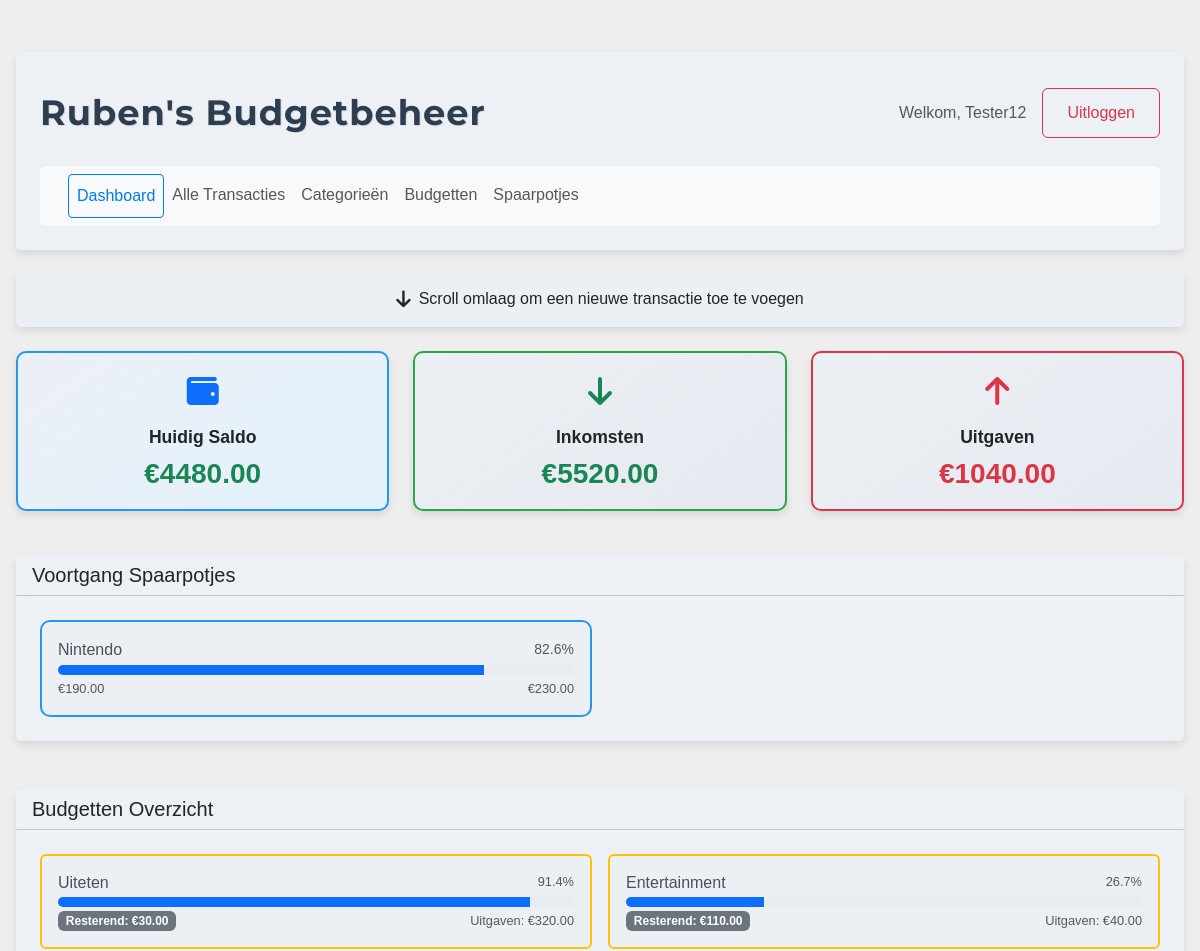
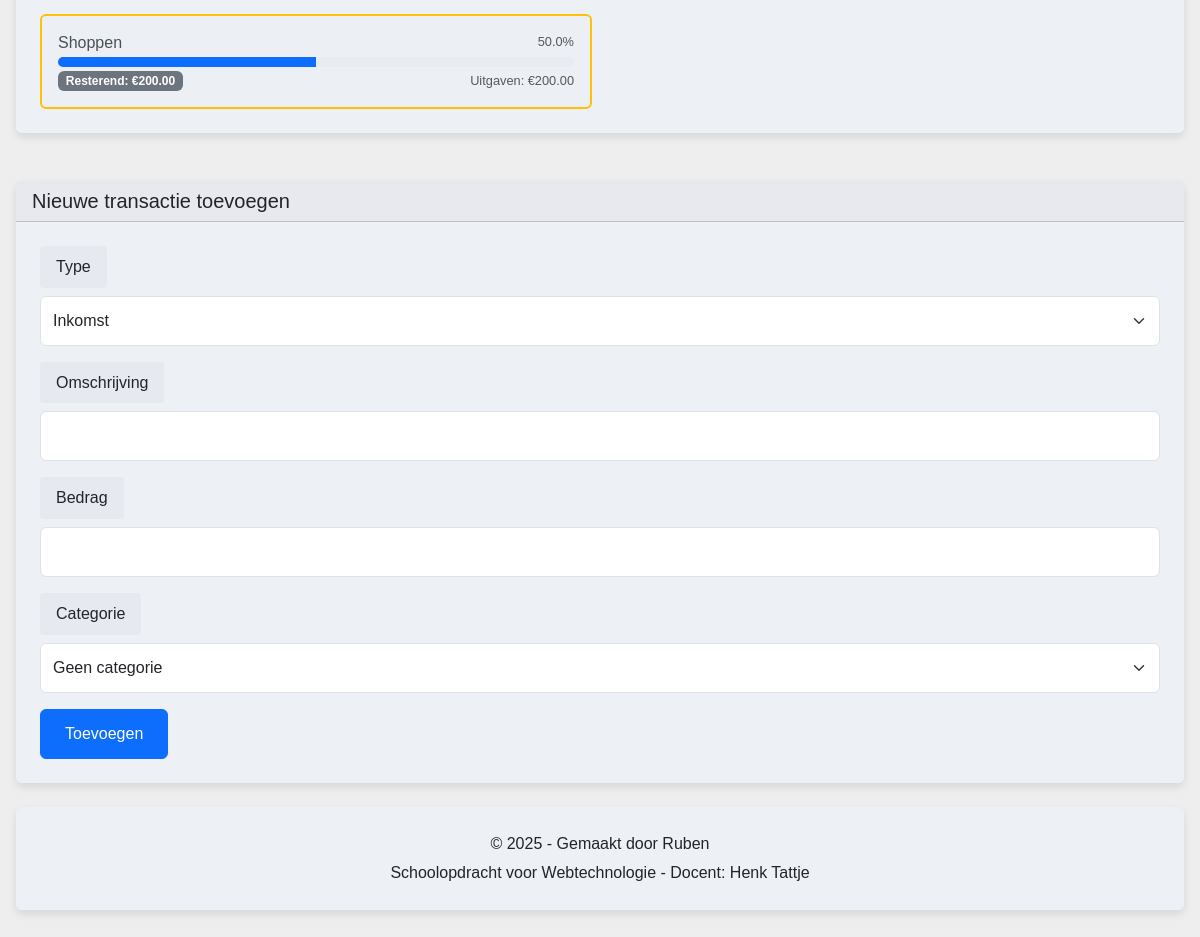
The app's page /dashboard (signed in) with its own data (2 pictures, top to bottom).
### models.py (models this page shows, shortened)
class User(db.Model):
    id = db.Column(db.Integer, primary_key=True)
    username = db.Column(db.String(80), unique=True, nullable=False)
    password_hash = db.Column(db.String(120), nullable=False)
    transacties = db.relationship('Transactie', backref='user', lazy=True)
    categorieen = db.relationship('Categorie', backref='user', lazy=True)
    budgetten = db.relationship('Budget', backref='user', lazy=True)
    spaarpotjes = db.relationship('Spaarpotje', backref='user', lazy=True)

class Spaarpotje(db.Model):
    id = db.Column(db.Integer, primary_key=True)
    naam = db.Column(db.String(100), nullable=False)
    doelbedrag = db.Column(db.Float, nullable=False)
    huidig_bedrag = db.Column(db.Float, default=0.0)
    deadline = db.Column(db.DateTime, nullable=True)
    user_id = db.Column(db.Integer, db.ForeignKey('user.id'), nullable=False)

class Categorie(db.Model):
    id = db.Column(db.Integer, primary_key=True)
    naam = db.Column(db.String(50), nullable=False)
    user_id = db.Column(db.Integer, db.ForeignKey('user.id'), nullable=False)
    transacties = db.relationship('Transactie', backref='categorie', lazy=True)  # Relatie toegevoegd

class Budget(db.Model):
    id = db.Column(db.Integer, primary_key=True)
    bedrag = db.Column(db.Float, nullable=False)
    categorie_id = db.Column(db.Integer, db.ForeignKey('categorie.id'), nullable=False)
    categorie = db.relationship('Categorie', backref='budgetten')
    user_id = db.Column(db.Integer, db.ForeignKey('user.id'), nullable=False)

### routes.py (the view)
    @app.route('/dashboard')
    @login_required
    def dashboard():
        user_id = session['user_id']
        user = User.query.get(user_id)
        transacties = Transactie.query.filter_by(user_id=user_id).all()
        categorieen = Categorie.query.filter_by(user_id=user_id).all()
        budgetten = Budget.query.filter_by(user_id=user_id).all()
        spaarpotjes = Spaarpotje.query.filter_by(user_id=user_id).all()
        spaarpotjes_voortgang = []
        for spaarpotje in spaarpotjes:
            voortgang = (spaarpotje.huidig_bedrag / spaarpotje.doelbedrag) * 100 if spaarpotje.doelbedrag > 0 else 0
            spaarpotjes_voortgang.append({
                'naam': spaarpotje.naam,
                'huidig_bedrag': spaarpotje.huidig_bedrag,
                'doelbedrag': spaarpotje.doelbedrag,
                'voortgang': voortgang
            })
        inkomsten = Transactie.query.filter_by(user_id=user_id, type='inkomst').all()
        uitgaven = Transactie.query.filter_by(user_id=user_id, type='uitgave').all()
        totaal_inkomsten = sum(t.bedrag for t in inkomsten)
        totaal_uitgaven = sum(t.bedrag for t in uitgaven)
        saldo = totaal_inkomsten - totaal_uitgaven
        budgetten_voortgang = []
        for budget in budgetten:
            uitgaven_categorie = sum(t.bedrag for t in budget.categorie.transacties if t.type == 'uitgave')
            voortgang = (uitgaven_categorie / budget.bedrag) * 100 if budget.bedrag > 0 else 0
            budgetten_voortgang.append({
                'categorie': budget.categorie.naam,
                'bedrag': budget.bedrag,
                'uitgaven': uitgaven_categorie,
                'voortgang': voortgang
            })
        form = TransactieForm()
        form.categorie_id.choices = [(0, 'Geen categorie')] + [(c.id, c.naam) for c in categorieen]
        form.spaarpotje_id.choices = [(0, 'Geen spaarpotje')] + [(s.id, s.naam) for s in spaarpotjes]
        return render_template('index.html',
                             current_user=user,
                             transacties=transacties,
                             categorieen=categorieen,
                             budgetten=budgetten,
                             spaarpotjes=spaarpotjes,
                             spaarpotjes_voortgang=spaarpotjes_voortgang,
                             budgetten_voortgang=budgetten_voortgang,
                             totaal_inkomsten=totaal_inkomsten,
                             totaal_uitgaven=totaal_uitgaven,
                             saldo=saldo,
                             form=form)

### forms.py
class TransactieForm(FlaskForm):
    type = SelectField('Type', choices=[('inkomst', 'Inkomst'), ('uitgave', 'Uitgave')], validators=[DataRequired()])
    omschrijving = StringField('Omschrijving', validators=[DataRequired(), Length(min=1, max=200)])
    bedrag = FloatField('Bedrag', validators=[DataRequired(), NumberRange(min=0)])
    categorie_id = SelectField('Categorie', coerce=int, validators=[Optional()])
    spaarpotje_id = SelectField('Spaarpotje', coerce=int, validators=[Optional()])
    submit = SubmitField('Toevoegen')

### templates/index.html (shortened to what this page needs)
<!DOCTYPE html>
<html lang="nl">
<head>
    <link href="https://cdn.jsdelivr.net/npm/bootstrap@5.3.2/dist/css/bootstrap.min.css" rel="stylesheet">
    <link rel="stylesheet" href="https://cdnjs.cloudflare.com/ajax/libs/font-awesome/6.0.0/css/all.min.css">
    <link rel="stylesheet" href="{{ url_for('static', filename='style.css') }}">
</head>
<body>
    <div class="container">
        <div class="card">
            <div class="card-body">
                <div class="d-flex justify-content-between align-items-center mb-3">
                    <h1 class="logo-text">Ruben's Budgetbeheer</h1>
                    <div class="d-flex align-items-center gap-3">
                        <span class="text-muted">Welkom, {{ current_user.username }}</span>
                        <a href="{{ url_for('logout') }}" class="btn btn-outline-danger">Uitloggen</a>
                    </div>
                </div>
                <nav class="navbar navbar-expand-lg navbar-light bg-light rounded">
                    <div class="container-fluid">
                        <div class="navbar-nav">
                            <a class="nav-link active" href="{{ url_for('dashboard') }}">Dashboard</a>
                            <a class="nav-link" href="{{ url_for('transacties') }}">Alle Transacties</a>
                            <a class="nav-link" href="{{ url_for('categorieen') }}">Categorieën</a>
                            <a class="nav-link" href="{{ url_for('budgetten') }}">Budgetten</a>
                            <a class="nav-link" href="{{ url_for('spaarpotjes') }}">Spaarpotjes</a>
                        </div>
                    </div>
                </nav>
            </div>
        </div>
        <div class="card mb-4">
            <div class="card-body scroll-message">
                <div class="d-flex align-items-center justify-content-center gap-2">
                    <i class="fas fa-arrow-down text-dark"></i>
                    <span>Scroll omlaag om een nieuwe transactie toe te voegen</span>
                </div>
            </div>
        </div>
        <div class="row g-4 mb-4">
            <div class="col-md-4">
                <div class="card balance-card current-balance">
                    <div class="card-body d-flex flex-column justify-content-center align-items-center">
                        <div class="mb-3">
                            <i class="fas fa-wallet text-primary" style="font-size: 2rem;"></i>
                        </div>
                        <h2 class="card-title">Huidig Saldo</h2>
                        <p class="display-6 {% if saldo >= 0 %}text-success{% else %}text-danger{% endif %} mb-0">
                            €{{ "%.2f"|format(saldo) }}
                        </p>
                    </div>
                </div>
            </div>
            <div class="col-md-4">
                <div class="card balance-card income">
                    <div class="card-body d-flex flex-column justify-content-center align-items-center">
                        <div class="mb-3">
                            <i class="fas fa-arrow-down text-success" style="font-size: 2rem;"></i>
                        </div>
                        <h2 class="card-title">Inkomsten</h2>
                        <p class="display-6 text-success mb-0">
                            €{{ "%.2f"|format(totaal_inkomsten) }}
                        </p>
                    </div>
                </div>
            </div>
            <div class="col-md-4">
                <div class="card balance-card expense">
                    <div class="card-body d-flex flex-column justify-content-center align-items-center">
                        <div class="mb-3">
                            <i class="fas fa-arrow-up text-danger" style="font-size: 2rem;"></i>
                        </div>
                        <h2 class="card-title">Uitgaven</h2>
                        <p class="display-6 text-danger mb-0">
                            €{{ "%.2f"|format(totaal_uitgaven) }}
                        </p>
                    </div>
                </div>
            </div>
        </div>
        {% if spaarpotjes_voortgang %}
        <div class="card mb-5">
            <div class="card-header bg-transparent">
                <h5 class="mb-0">Voortgang Spaarpotjes</h5>
            </div>
            <div class="card-body">
                <div class="row g-3">
                    {% for spaarpotje in spaarpotjes_voortgang %}
                    <div class="col-md-6">
                        <div class="savings-progress">
                            <div class="d-flex justify-content-between align-items-center mb-1">
                                <h6 class="mb-0">{{ spaarpotje.naam }}</h6>
                                <span class="text-muted small">{{ "%.1f"|format(spaarpotje.voortgang) }}%</span>
                            </div>
                            <div class="progress" style="height: 10px;">
                                <div class="progress-bar {% if spaarpotje.voortgang >= 100 %}bg-success{% else %}bg-primary{% endif %}"
                                     role="progressbar"
                                     style="width: {{ spaarpotje.voortgang }}%"
                                     aria-valuenow="{{ spaarpotje.voortgang }}"
                                     aria-valuemin="0"
                                     aria-valuemax="100">
                                </div>
                            </div>
                            <div class="d-flex justify-content-between align-items-center mt-1">
                                <small class="text-muted">€{{ "%.2f"|format(spaarpotje.huidig_bedrag) }}</small>
                                <small class="text-muted">€{{ "%.2f"|format(spaarpotje.doelbedrag) }}</small>
                            </div>
                        </div>
                    </div>
                    {% endfor %}
                </div>
            </div>
        </div>
        {% endif %}
        {% if budgetten_voortgang %}
        <div class="card mb-5">
            <div class="card-header bg-transparent">
                <h5 class="mb-0">Budgetten Overzicht</h5>
            </div>
            <div class="card-body">
                <div class="row g-3">
                    {% for budget in budgetten_voortgang %}
                    <div class="col-md-6">
                        <div class="savings-progress border border-2 border-warning rounded">
                            <div class="d-flex justify-content-between align-items-center mb-1">
                                <h6 class="mb-0">{{ budget.categorie }}</h6>
                                <small class="text-muted">{{ "%.1f"|format(budget.voortgang) }}%</small>
                            </div>
                            <div class="progress" style="height: 10px;">
                                <div class="progress-bar {% if budget.voortgang >= 100 %}bg-success{% else %}bg-primary{% endif %}"
                                     role="progressbar"
                                     style="width: {{ budget.voortgang }}%"
                                     aria-valuenow="{{ budget.voortgang }}"
                                     aria-valuemin="0"
                                     aria-valuemax="100">
                                </div>
                            </div>
                            <div class="d-flex justify-content-between align-items-center mt-1">
                                <span class="badge bg-secondary">Resterend: €{{ "%.2f"|format(budget.bedrag - budget.uitgaven) }}</span>
                                <small class="text-muted">Uitgaven: €{{ "%.2f"|format(budget.uitgaven) }}</small>
                            </div>
                        </div>
                    </div>
                    {% endfor %}
                </div>
            </div>
        </div>
        {% endif %}
        <div class="card mb-4">
            <div class="card-header">
                <h5 class="mb-0">Nieuwe transactie toevoegen</h5>
            </div>
            <div class="card-body">
                <form method="POST" action="{{ url_for('toevoegen') }}">
                    <div class="mb-3">
                        <label for="type" class="form-label">Type</label>
                        {{ form.type(class="form-select") }}
                    </div>
                    <div class="mb-3">
                        <label for="omschrijving" class="form-label">Omschrijving</label>
                        {{ form.omschrijving(class="form-control") }}
                    </div>
                    <div class="mb-3">
                        <label for="bedrag" class="form-label">Bedrag</label>
                        {{ form.bedrag(class="form-control") }}
                    </div>
                    <div class="mb-3">
                        <label for="categorie_id" class="form-label">Categorie</label>
                        {{ form.categorie_id(class="form-select") }}
                    </div>
                    {{ form.submit(class="btn btn-primary") }}
                </form>
            </div>
        </div>
        <footer class="card">
            <div class="card-body text-center">
                <p class="mb-1">© 2025 - Gemaakt door Ruben</p>
                <p class="mb-0">Schoolopdracht voor Webtechnologie - Docent: Henk Tattje</p>
            </div>
        </footer>
    </div>
</body>
</html>

### static/style.css (style rules this page uses)
body { font-family: Arial, sans-serif; background-color: #eeeeee; line-height: 1.6; min-height: 100vh; padding: 20px 0; }
.logo-text { font-family: 'Montserrat', sans-serif; font-size: 2.2rem; font-weight: 700; color: #2c3e50; text-transform: none; letter-spacing: 1px; margin: 0; padding: 1rem 0; text-shadow: 1px 1px 1px rgba(0, 0, 0, 0.1); }
.container { max-width: 1200px; padding: 2rem 1rem; }
.card { border: none; box-shadow: 0 4px 8px rgba(0, 0, 0, 0.1); margin-bottom: 20px; background-color: rgba(236, 240, 245, 0.95); backdrop-filter: blur(10px); }
.card-body { padding: 1.5rem; }
.card-title { margin-bottom: 1.5rem; font-weight: 600; }
.form-label { font-weight: 500; margin-bottom: 0.5rem; background-color: #e6eaf0; padding: 0.5rem 1rem; border-radius: 0.25rem; display: inline-block; }
.form-control, .form-select { padding: 0.75rem; margin-bottom: 1rem; background-color: #ffffff; border: 1px solid #dee2e6; }
.btn { padding: 0.75rem 1.5rem; font-weight: 500; }
.balance-card { height: 160px; display: flex; align-items: center; justify-content: center; border: none; border-radius: 10px; background: linear-gradient(145deg, #ecf0f5, #e6eaf0); }
.balance-card.current-balance { background: linear-gradient(145deg, #ecf0f5, #e3f2fd); border: 2px solid #2196f3; }
.balance-card.income { border: 2px solid #28a745; }
.balance-card.expense { border: 2px solid #dc3545; }
.balance-card .card-body { padding: 1.25rem; text-align: center; width: 100%; }
.balance-card .card-title { font-size: 1.1rem; margin-bottom: 0.75rem; font-weight: 600; }
.balance-card .display-6 { font-size: 1.75rem; font-weight: 700; margin: 0; line-height: 1; }
.savings-progress { padding: 1rem; background: #ecf0f5; border-radius: 10px; border: 2px solid #2196f3; }
.savings-progress h6 { color: #495057; font-weight: normal; }
.savings-progress .progress { background-color: #e9ecef; border-radius: 5px; overflow: hidden; height: 10px; }
.savings-progress .progress-bar { transition: width 0.3s ease; }
.savings-progress small { font-size: 0.8rem; }
.scroll-message { background: rgba(236, 240, 245, 0.8); border: none; border-radius: 10px; padding: 1rem; text-align: center; font-weight: 500; color: #212529; backdrop-filter: blur(5px); }
.scroll-message i { font-size: 1.2rem; }
.progress { height: 10px; }
.navbar { padding: 0.5rem 1rem; margin-top: 1rem; }
.navbar-nav .nav-link { padding: 0.5rem 1rem; border-radius: 4px; transition: all 0.2s ease; }
.navbar-nav .nav-link.active { background-color: transparent; color: #007bff !important; border: 1px solid #007bff; }

### records on screen
User: username "Tester12"
Spaarpotje: naam "Nintendo", voortgang "82.6", {{ spaarpotje.voortgang }} 82.6086956521739 (drawn), huidig_bedrag "190.00", doelbedrag "230.00"
Categorie: categorie "Uiteten"
Budget: budget.bedrag-budget.uitgaven "30.00"
Categorie: categorie "Entertainment"
Budget: budget.bedrag-budget.uitgaven "110.00"
Categorie: categorie "Shoppen"
Budget: budget.bedrag-budget.uitgaven "200.00"

### other values on screen
{{ "%.2f"|format(saldo) }} "4480.00"
{{ "%.2f"|format(totaal_inkomsten) }} "5520.00"
{{ "%.2f"|format(totaal_uitgaven) }} "1040.00"
{{ "%.1f"|format(budget.voortgang) }} "91.4" "26.7" "50.0"
{{ "%.2f"|format(budget.uitgaven) }} "320.00" "40.00" "200.00"
